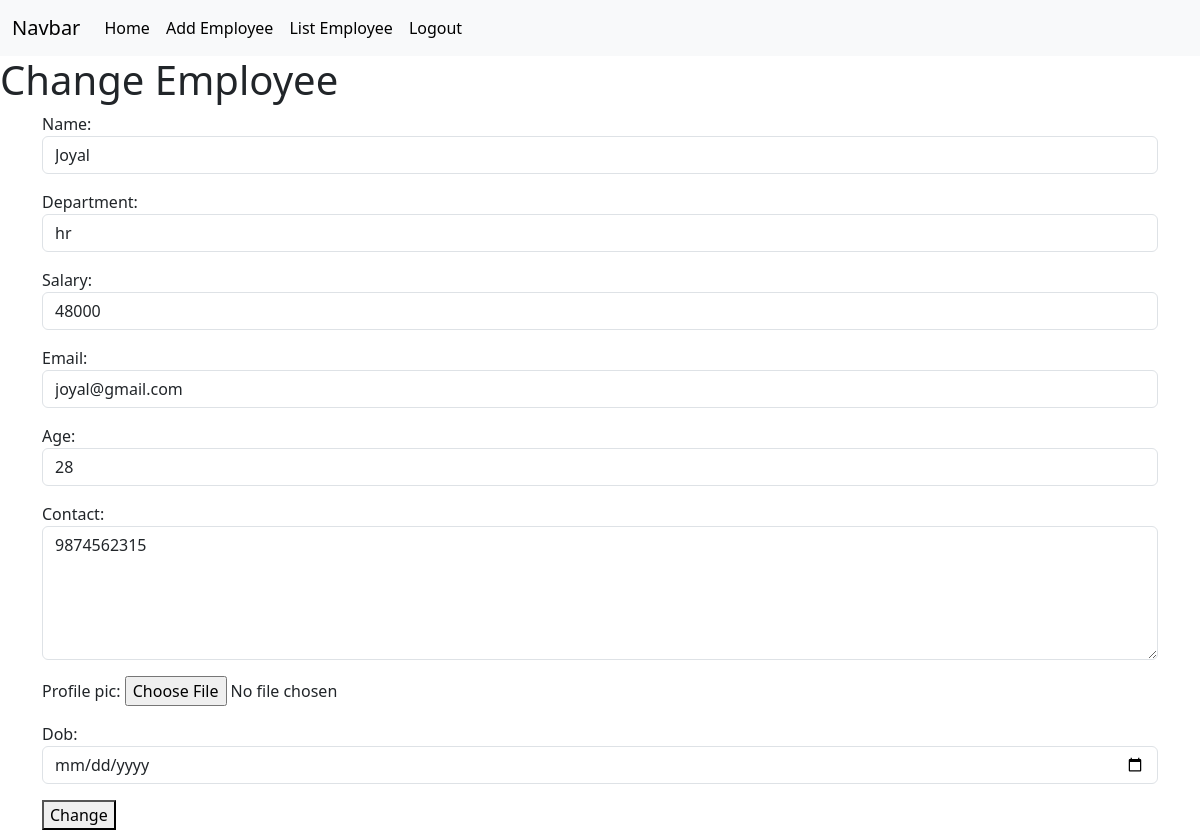
The page /employees/5/change (signed in) on the database its author committed.
### crm/models.py (models this page shows, shortened)
class Employees(models.Model):
    name=models.CharField(max_length=100)
    department=models.CharField(max_length=100)
    salary=models.PositiveIntegerField()
    email=models.EmailField(unique=True)
    age=models.PositiveIntegerField()
    contact=models.CharField(null=True,max_length=10,)
    profile_pic=models.ImageField(upload_to="images",null=True,blank=True) #{null used for databse},{blankis for form}
    dob=models.DateField(null=True,blank=True)

### crm/views.py (the view, shortened to what this page needs)
# urls.py: path('employees/<int:pk>/change',views.EmployeeUpdateView.as_view(),name="emp-edit"),
@method_decorator(signin_required,name="dispatch")
class EmployeeUpdateView(View):
    def get(self,request,*args,**kwargs):
        id=kwargs.get("pk")
        obj=Employees.objects.get(id=id)
        form=EmployeeModelForm(instance=obj)
        return render(request,"emp_edit.html",{"form":form})

### crm/forms.py
class EmployeeModelForm(forms.ModelForm):
    class Meta:
        model=Employees
        fields="__all__"
        widgets={
            "name":forms.TextInput(attrs={"class":"form-control"}),
            "department":forms.TextInput(attrs={"class":"form-control"}),
            "salary":forms.NumberInput(attrs={"class":"form-control"}),
            "email":forms.EmailInput(attrs={"class":"form-control"}),
            "age":forms.NumberInput(attrs={"class":"form-control"}),
            "contact":forms.Textarea(attrs={"class":"form-control","rows":5}),
            "dob":forms.DateInput(attrs={"class":"form-control","type":"date"}),
            }

### crm/views.py (called while the page is built)
def signin_required(fn):
    def wrapper(request,*args,**kwargs):
        if not request.user.is_authenticated:
            messages.error(request,"Invalid Session")
            return redirect("signin")
        else:
            return fn(request,*args,**kwargs)
    return wrapper

### crm/templates/emp_edit.html (shortened to what this page needs)
{%extends 'base.html'%}
{%block body_block%}
<h1>Change Employee</h1>
<div class="container">
    <form action="" method="post" enctype="multipart/form-data">
        {{form.as_p}}
        <button type="submit">Change</button>
    </form>
</div>
{%endblock%}

### rows shown on the page
Employees: name "Joyal", department "hr", salary "48000", email "joyal@gmail.com", age "28", contact "9874562315"
